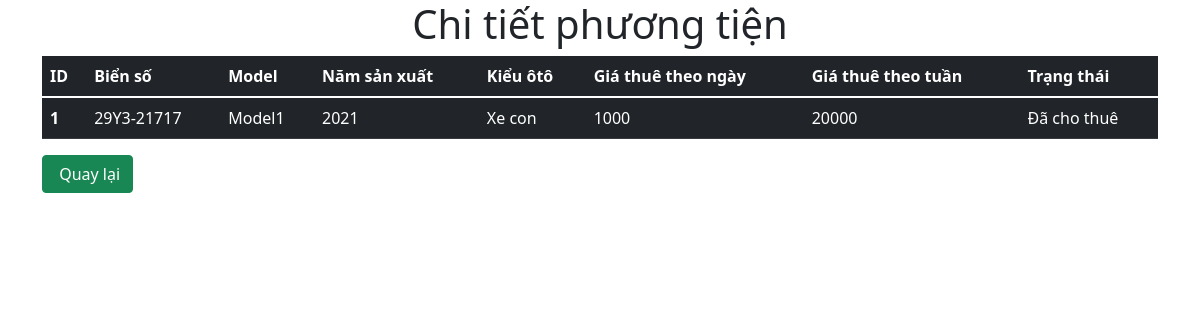
The app's page /chitiet.php?id=1 with its own data.
### tables this page shows
CREATE TABLE `cars` (
  `vehicle_id` int(10) UNSIGNED NOT NULL,
  `license_no` varchar(100) NOT NULL,
  `model` varchar(100) NOT NULL,
  `year` int(11) NOT NULL,
  `ctype` varchar(255) NOT NULL,
  `drate` double NOT NULL,
  `wrate` double NOT NULL,
  `status` tinyint(1) NOT NULL
);

### src/chitiet.php (the view, shortened to what this page needs)
<?php
    include './menu_footer/menu.php';
?>
    <h1 class="text-center">Chi tiết phương tiện</h1>
    <div class="container">
        <table class="table table-dark table-hover">
            <thead>
                <tr>
                <th scope="col">ID</th>
                <th scope="col">Biển số</th>
                <th scope="col">Model</th>
                <th scope="col">Năm sản xuất</th>
                <th scope="col">Kiểu ôtô</th>
                <th scope="col">Giá thuê theo ngày</th>
                <th scope="col">Giá thuê theo tuần</th>
                <th scope="col">Trạng thái</th>
                </tr>
            </thead>
            <tbody>
                <?php
                    include './config.php';
                    $id = $_GET['id'];
                    $sql = "SELECT * FROM cars WHERE vehicle_id = '$id'";
                    $result = mysqli_query($conn,$sql);
                    if(mysqli_num_rows($result) > 0)
                    {
                        while($row = mysqli_fetch_assoc($result)){
                            echo '<tr>';
                            echo '<th scope="row">'.$row['vehicle_id'].'</th>';
                            echo '<td>'.$row['license_no'].'</td>';
                            echo '<td>'.$row['model'].'</td>';
                            echo '<td>'.$row['year'].'</td>';
                            echo '<td>'.$row['ctype'].'</td>';
                            echo '<td>'.$row['drate'].'</td>';
                            echo '<td>'.$row['wrate'].'</td>';
                            if($row['status'] == '1'){
                                $trangthai = "Đã cho thuê";
                            }else{
                                $trangthai = "Còn xe";
                            }
                            echo '<td>'.$trangthai.'</td>';
                            echo '</tr>';
                        }
                    }
                ?>
            </tbody>
        </table>
        <a href="index.php" class="btn btn-success mb-3"><i class="fad fa-chevron-square-left"></i> Quay lại</a>
    </div>
<?php
    include './menu_footer/footer.php';
?>

### records on screen
cars: vehicle_id "1", license_no "29Y3-21717", model "Model1", year "2021", ctype "Xe con", drate "1000", wrate "20000", status "Đã cho thuê"
